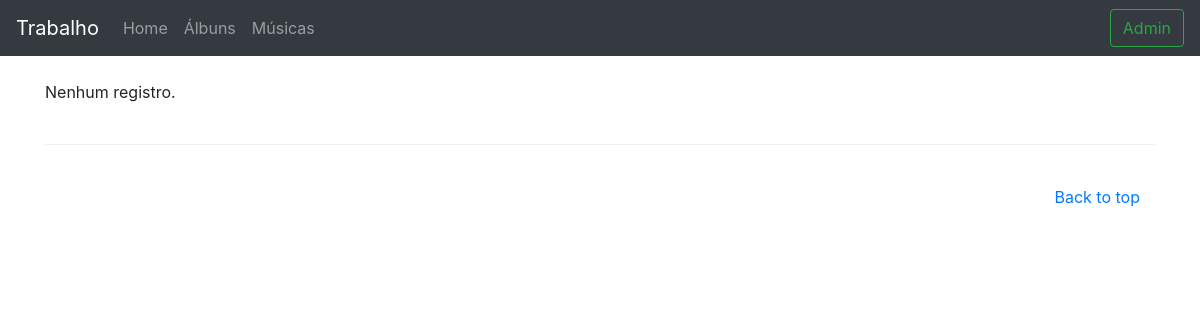
/albuns/, run on an earlier commit of the app's database.
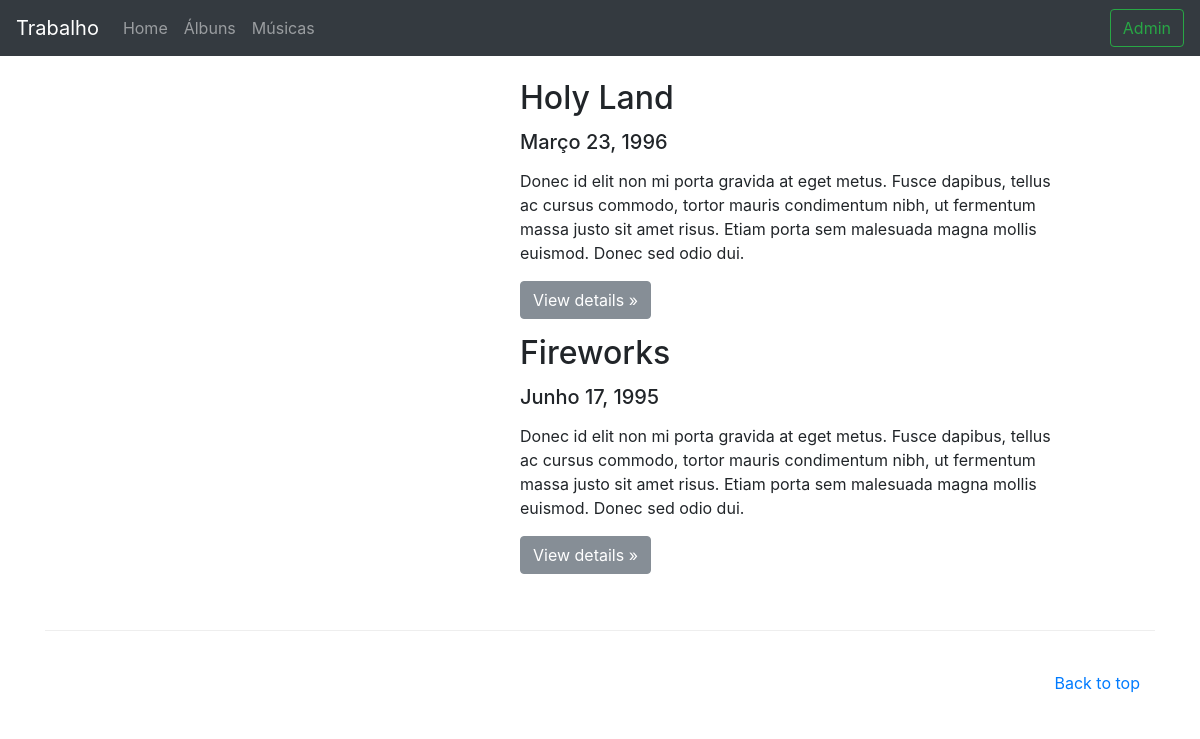
And on a later commit of the database.
### albuns/models.py (models this page shows, shortened)
class Albuns(models.Model):
    nome = models.CharField(max_length=255)
    data_lancamento = models.DateField(blank=True, null=True)
    banda = models.CharField(max_length=255)
    image_src = models.CharField(max_length=255, null=True)

### albuns/views.py (the view)
# urls.py: url(r'^albuns/$', views.list_albuns, name='list_albuns'),
def list_albuns(request):
    albuns = Albuns.objects.all()
    context = {
        'albuns' : albuns,
    }
    return render(request, 'albuns/list_albuns.html', context)

### albuns/templates/albuns/list_albuns.html (shortened to what this page needs)
{% extends 'albuns/page_index.html' %} {% block content %}
{% if albuns %}
  {% for album in albuns %}
  <div class="row featurette">
      <div class="col-6 col-lg-6 order-md-2">
          <h2>{{ album.nome }}</h2>
          <p><h5>{{ album.data_lancamento }}</h5></p>
          <p>Donec id elit non mi porta gravida at eget metus. Fusce dapibus, tellus ac cursus commodo, tortor mauris condimentum
              nibh, ut fermentum massa justo sit amet risus. Etiam porta sem malesuada magna mollis euismod. Donec sed
              odio dui. </p>
          <p><a class="btn btn-secondary" href="#" role="button">View details &raquo;</a></p>
      </div>
      <div class="col-md-5 order-md-1">
      </div>
  </div>
  {% endfor %}
{% else %}
  Nenhum registro.
{% endif %}
</div>
{% endblock %}

### albuns/templates/albuns/page_index.html (shortened to what this page needs)
{% load staticfiles %}
<!DOCTYPE html>
<html lang="pt-br">
<head>
  <link href="{% static 'css/bootstrap.css' %}" rel="stylesheet">
  <link href="{% static 'css/bootstrap-reboot.css' %}" rel="stylesheet">
  <link href="{% static 'css/bootstrap-grid.css' %}" rel="stylesheet">
  <link href="{% static 'css/starter-template.css' %}" rel="stylesheet">
</head>
<body>
  <nav class="navbar navbar-expand-md navbar-dark bg-dark fixed-top">
    <a class="navbar-brand" href="#">Trabalho</a>
    <div class="collapse navbar-collapse" id="navbarsExampleDefault">
      <ul class="navbar-nav mr-auto">
        <li class="nav-item">
          <a class="nav-link" href="{% url 'page_index' %}">Home </a>
        </li>
        <li class="nav-item">
          <a class="nav-link" href="{% url 'list_albuns' %}">Álbuns</a>
        </li>
        <li class="nav-item">
          <a class="nav-link" href="{% url 'list_musicas' %}">Músicas</a>
        </li>
      </ul>
      <form class="form-inline my-2 my-lg-0" action="{% url 'admin:index' %}">
        <button class="btn btn-outline-success my-2 my-sm-0" type="submit">Admin</button>
      </form>
    </div>
  </nav>
  <div class="container">
    {% block content %} {% endblock %}
  <div class="container">
  <footer class="text-muted">
      <div class="container">
        <p class="float-right">
          <a href="#">Back to top</a>
        </p>
      </div>
    </footer>
  </div>
</body>
</html>

### albuns/static/css/starter-template.css (style rules this page uses)
body { padding-top: 5rem; }
footer { padding-top: 40px; padding-bottom: 40px; margin-top: 40px; border-top: 1px solid #eee; }
footer p { margin-bottom: .25rem; }

What changed in the data, as far as the page shows it:
added Albuns: nome "Holy Land", data_lancamento "Março 23, 1996"
added Albuns: nome "Fireworks", data_lancamento "Junho 17, 1995"
Also different on the page:
text no longer shown: "Nenhum registro."
